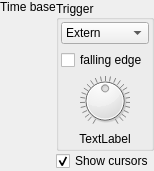
<?xml version="1.0" encoding="UTF-8"?>
<ui version="4.0">
 <class>MainDockWidget</class>
 <widget class="QWidget" name="MainDockWidget">
  <property name="geometry">
   <rect>
    <x>0</x>
    <y>0</y>
    <width>154</width>
    <height>150</height>
   </rect>
  </property>
  <property name="sizePolicy">
   <sizepolicy hsizetype="Minimum" vsizetype="Minimum">
    <horstretch>0</horstretch>
    <verstretch>0</verstretch>
   </sizepolicy>
  </property>
  <property name="windowTitle">
   <string>Form</string>
  </property>
  <layout class="QVBoxLayout" name="verticalLayout_6">
   <property name="leftMargin">
    <number>0</number>
   </property>
   <property name="topMargin">
    <number>0</number>
   </property>
   <property name="rightMargin">
    <number>0</number>
   </property>
   <property name="bottomMargin">
    <number>0</number>
   </property>
   <item>
    <layout class="QVBoxLayout" name="verticalLayout_5">
     <property name="spacing">
      <number>0</number>
     </property>
     <property name="sizeConstraint">
      <enum>QLayout::SetMinimumSize</enum>
     </property>
     <item>
      <layout class="QHBoxLayout" name="horizontalLayout">
       <property name="sizeConstraint">
        <enum>QLayout::SetMinimumSize</enum>
       </property>
       <item>
        <layout class="QVBoxLayout" name="verticalLayout_2">
         <item>
          <widget class="QLabel" name="label">
           <property name="sizePolicy">
            <sizepolicy hsizetype="Preferred" vsizetype="Minimum">
             <horstretch>0</horstretch>
             <verstretch>0</verstretch>
            </sizepolicy>
           </property>
           <property name="text">
            <string>Time base</string>
           </property>
           <property name="alignment">
            <set>Qt::AlignCenter</set>
           </property>
          </widget>
         </item>
         <item>
          <widget class="XResDial" name="xResDial" native="true"/>
         </item>
         <item>
          <spacer name="verticalSpacer_2">
           <property name="orientation">
            <enum>Qt::Vertical</enum>
           </property>
           <property name="sizeHint" stdset="0">
            <size>
             <width>0</width>
             <height>0</height>
            </size>
           </property>
          </spacer>
         </item>
        </layout>
       </item>
       <item>
        <layout class="QVBoxLayout" name="verticalLayout_4">
         <item>
          <widget class="QGroupBox" name="triggerGroupBox">
           <property name="sizePolicy">
            <sizepolicy hsizetype="Minimum" vsizetype="Preferred">
             <horstretch>0</horstretch>
             <verstretch>0</verstretch>
            </sizepolicy>
           </property>
           <property name="title">
            <string>Trigger</string>
           </property>
           <property name="alignment">
            <set>Qt::AlignLeading|Qt::AlignLeft|Qt::AlignVCenter</set>
           </property>
           <layout class="QVBoxLayout" name="verticalLayout_3">
            <property name="leftMargin">
             <number>2</number>
            </property>
            <property name="topMargin">
             <number>2</number>
            </property>
            <property name="rightMargin">
             <number>2</number>
            </property>
            <property name="bottomMargin">
             <number>2</number>
            </property>
            <item>
             <layout class="QVBoxLayout" name="verticalLayout">
              <item>
               <widget class="QComboBox" name="triggerCombo">
                <property name="sizePolicy">
                 <sizepolicy hsizetype="Minimum" vsizetype="Fixed">
                  <horstretch>0</horstretch>
                  <verstretch>0</verstretch>
                 </sizepolicy>
                </property>
                <property name="minimumSize">
                 <size>
                  <width>0</width>
                  <height>0</height>
                 </size>
                </property>
                <property name="maximumSize">
                 <size>
                  <width>16777215</width>
                  <height>16777215</height>
                 </size>
                </property>
                <item>
                 <property name="text">
                  <string>Extern</string>
                 </property>
                </item>
                <item>
                 <property name="text">
                  <string>Auto</string>
                 </property>
                </item>
               </widget>
              </item>
              <item>
               <widget class="QCheckBox" name="triggerModeCheckBox">
                <property name="text">
                 <string>falling edge</string>
                </property>
               </widget>
              </item>
              <item>
               <layout class="QHBoxLayout" name="horizontalLayout_2">
                <item>
                 <spacer name="horizontalSpacer">
                  <property name="orientation">
                   <enum>Qt::Horizontal</enum>
                  </property>
                  <property name="sizeType">
                   <enum>QSizePolicy::Minimum</enum>
                  </property>
                  <property name="sizeHint" stdset="0">
                   <size>
                    <width>0</width>
                    <height>0</height>
                   </size>
                  </property>
                 </spacer>
                </item>
                <item>
                 <widget class="MYDial" name="triggerDial">
                  <property name="minimumSize">
                   <size>
                    <width>50</width>
                    <height>50</height>
                   </size>
                  </property>
                  <property name="maximumSize">
                   <size>
                    <width>50</width>
                    <height>50</height>
                   </size>
                  </property>
                  <property name="layoutDirection">
                   <enum>Qt::LeftToRight</enum>
                  </property>
                  <property name="minimum">
                   <number>0</number>
                  </property>
                  <property name="maximum">
                   <number>255</number>
                  </property>
                  <property name="value">
                   <number>128</number>
                  </property>
                  <property name="notchTarget">
                   <double>10.000000000000000</double>
                  </property>
                  <property name="notchesVisible">
                   <bool>true</bool>
                  </property>
                 </widget>
                </item>
                <item>
                 <spacer name="horizontalSpacer_2">
                  <property name="orientation">
                   <enum>Qt::Horizontal</enum>
                  </property>
                  <property name="sizeType">
                   <enum>QSizePolicy::Minimum</enum>
                  </property>
                  <property name="sizeHint" stdset="0">
                   <size>
                    <width>0</width>
                    <height>0</height>
                   </size>
                  </property>
                 </spacer>
                </item>
               </layout>
              </item>
              <item>
               <widget class="QLabel" name="triggerLabel">
                <property name="sizePolicy">
                 <sizepolicy hsizetype="Minimum" vsizetype="Minimum">
                  <horstretch>0</horstretch>
                  <verstretch>0</verstretch>
                 </sizepolicy>
                </property>
                <property name="text">
                 <string>TextLabel</string>
                </property>
                <property name="alignment">
                 <set>Qt::AlignCenter</set>
                </property>
               </widget>
              </item>
             </layout>
            </item>
           </layout>
          </widget>
         </item>
         <item>
          <widget class="QCheckBox" name="cursorsCheckBox">
           <property name="text">
            <string>Show cursors</string>
           </property>
           <property name="checked">
            <bool>true</bool>
           </property>
          </widget>
         </item>
        </layout>
       </item>
      </layout>
     </item>
     <item>
      <spacer name="verticalSpacer">
       <property name="orientation">
        <enum>Qt::Vertical</enum>
       </property>
       <property name="sizeHint" stdset="0">
        <size>
         <width>0</width>
         <height>0</height>
        </size>
       </property>
      </spacer>
     </item>
    </layout>
   </item>
  </layout>
 </widget>
 <customwidgets>
  <customwidget>
   <class>XResDial</class>
   <extends>QWidget</extends>
   <header>xresdial.h</header>
   <container>1</container>
  </customwidget>
  <customwidget>
   <class>MYDial</class>
   <extends>QDial</extends>
   <header>mydial.h</header>
  </customwidget>
 </customwidgets>
 <resources/>
 <connections/>
</ui>
